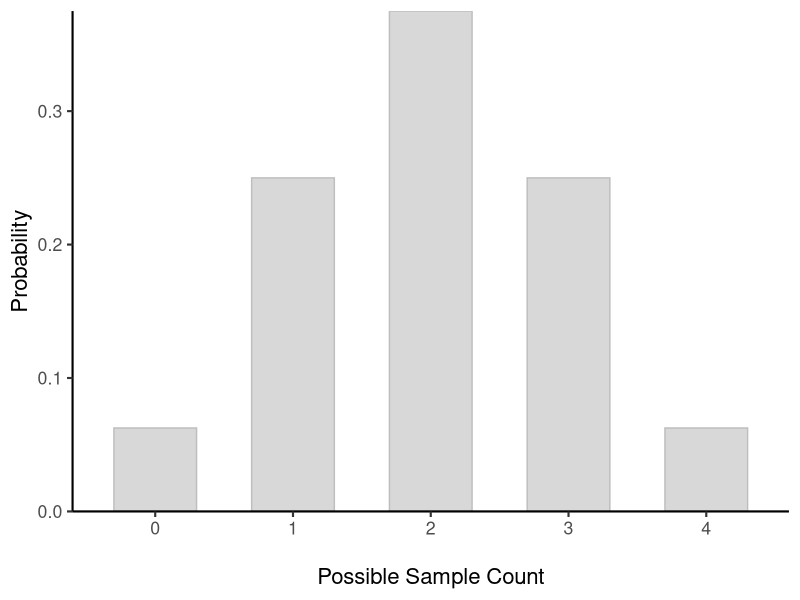
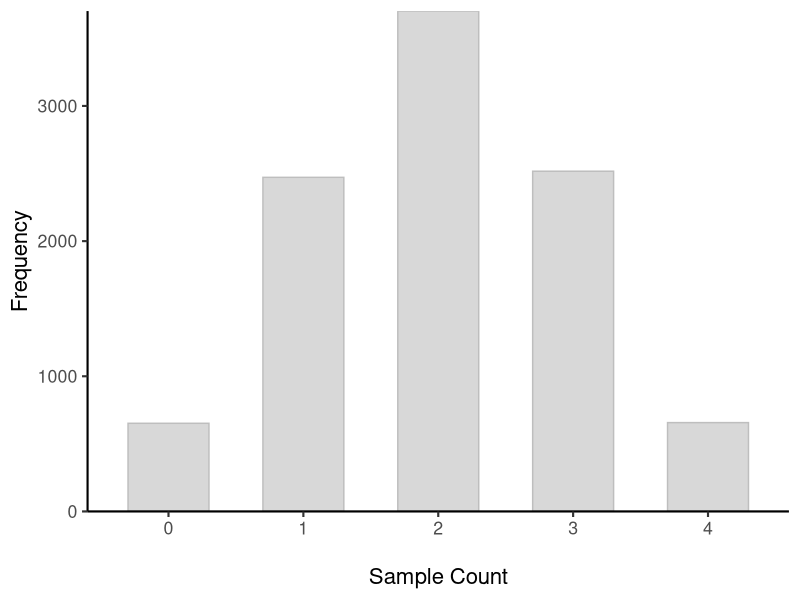
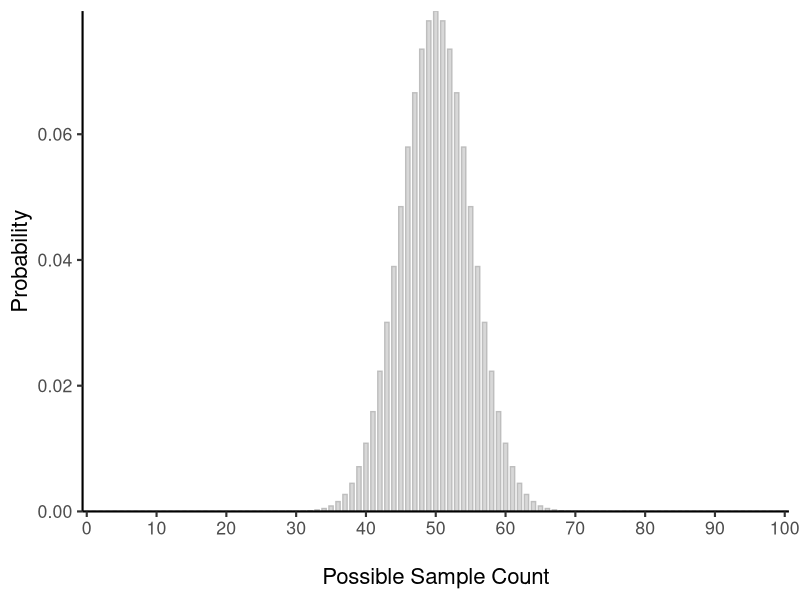
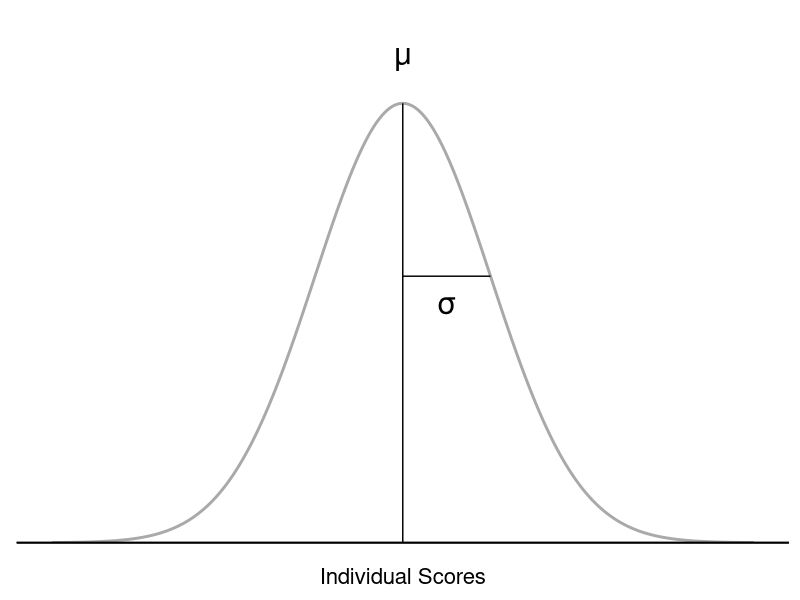
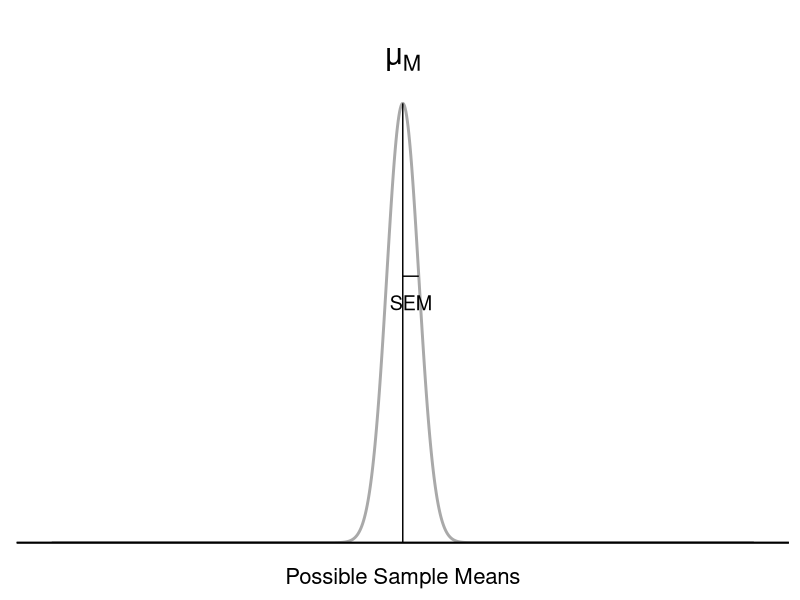

Write the R code that produced these figures, in order.
## ---- chunk 1
knitr::opts_chunk$set(
  include = FALSE,
  echo = FALSE,
  message = FALSE,
  warning = FALSE
)

library(tidyverse)
theme_set(theme_classic(base_size = 16))

coinflip <- function(n_toss=1, p_head=0.5, k = NULL, highlight = "steelblue", xtick_interval = 1) {
  binom1 <- data.frame(heads = 0:n_toss, pmf = dbinom(x = 0:n_toss, size = n_toss, prob = p_head))
  ggplot(data=binom1, aes(x = factor(heads), y = pmf)) +
    geom_col(col="gray", fill="gray", alpha=0.6, width=.6) +
    geom_col(data=binom1[binom1$heads %in% k,], col=highlight, fill=highlight, alpha=0.8, width=.6) +
    labs(x = "\nPossible Sample Count",
         y = "Probability") +
    scale_x_discrete(breaks=seq(0,n_toss,xtick_interval)) +
    scale_y_continuous(expand = c(0,0))
}

plot_normal <- function(m = 0, s = 1, areatype = "none", lb = NULL, ub = NULL, xaxis = "z") {
  # extend past the default range (with margin) whenever a cutoff falls outside it
  ll <- min(-4*s+m, lb - s, ub - s)
  ul <- max(4*s+m, lb + s, ub + s)
  if (areatype == "body") {
    lb <- ifelse(is.null(lb), ll, lb)
    ub <- ifelse(is.null(ub), ul, ub)
  }
  shadelim <- switch(areatype,
                  "body" = c(lb, ub),
                  "lowertail" = c(ll, ub),
                  "uppertail" = c(lb, ul))
  shadecol <- switch(areatype, "body" = "steelblue", "darkorange")

  p <- ggplot(data = data.frame(x = seq(ll, ul, 1)), aes(x))

  if (areatype == "none") {
      p
  } else if (areatype == "twotail") {
      p <- p +
        stat_function(fun = dnorm, n = 1000, args = list(mean = m, sd = s),
                         geom = "area", col = "darkgray", fill = shadecol,
                         alpha = 0.8, xlim = c(ll, min(lb, ub))) +
        stat_function(fun = dnorm, n = 1000, args = list(mean = m, sd = s),
                      geom = "area", col = "darkgray", fill = shadecol,
                      alpha = 0.8, xlim = c(max(lb, ub), ul))
  } else {
      p <- p +
        stat_function(fun = dnorm, n = 1000, args = list(mean = m, sd = s),
                         geom = "area", col = "darkgray", fill = shadecol,
                         alpha = 0.8, xlim = shadelim)
  }

  p <- p +
    # curve
    stat_function(fun = dnorm, n = 1000, args = list(mean = m, sd = s),
                  col = "darkgray", linewidth = 1) +
    # vertical lines
    geom_vline(xintercept = c(lb, ub), col = "black") +
    # label
    xlab(xaxis) +
    # misc
    # scale_x_continuous(breaks = seq(floor(ll), ceiling(ul), s)) +
    scale_y_continuous(expand = c(0, 0)) +
    theme(
      axis.text.y = element_blank(),
      axis.title.y = element_blank(),
      axis.line.y = element_blank(),
      axis.ticks.y = element_blank(),
      plot.title = element_text(hjust = 0.5)
    )
  return(p)
}
## ---- chunk 2
#| label: "fig-binomial-4"
#| fig-cap: "How likely is it for this many pigeons out of four pigeons to be correct by chance if pigeons are just guessing? Probabilities are shown in @tbl-binomial."
#| fig-alt: "Bar Chart showing the probability distribution of the number of correct answers by chance. The x-axis shows the possible sample count from 0 to the number of pigeons studied, and the y-axis shows the probability."
# | fig-height: 3

coinflip(n_toss = 4, p_head = 0.5, "darkorange")
## ---- chunk 3
#| label: "fig-binomial-4-r"
#| fig-cap: "The empirical distribution of the number of correct answers. Empricial frequencies are shown in @tbl-binomial."
#| fig-alt: "Bar Chart showing the frequency distribution of the number of correct answers after 10,000 trials. The x-axis shows the sample count from 0 to the sample size, and the y-axis shows the frequency out of 10,000. The highest frequency is at 2 aroudn 3800, and the frequency decreases as the sample count moves away from the middle."
# | fig-height: 3
set.seed(1)
tosses <- rbinom(n = 10000, size = 4, prob = 0.5) 

as.data.frame(tosses) %>%
  ggplot(aes(x = factor(tosses))) +
  geom_bar(stat="count", col="gray", fill="gray", alpha=0.6, width=.6) +
  labs(x = "\nSample Count",
       y = "Frequency") +
  scale_x_discrete(breaks=seq(0,4,1)) +
  scale_y_continuous(expand = c(0,0))
## ---- chunk 4
#| label: "tbl-binomial"
#| tbl-cap: "The probability of 0 to 4 pigeons being correct by chance if a pigeon is just guessing, and empirically observed frequencies after 100 trials."
#| tbl-align: left
#| 
knitr::kable(data.frame(`Correct Pigeons` = 0:4, Probability = dbinom(x = 0:4, size = 4, prob = 0.5), 
                         `Frequency` = tosses %>% table() %>% as.numeric()))
## ---- chunk 5
#| label: "fig-binomial-100"
#| fig-cap: "Number of Correct Pigeons Out of 100 Pigeons. The variability is much smaller than in @fig-binomial-4."
#| fig-alt: "Bar Chart showing the probability distribution of the number of correct answers by chance. The x-axis shows the possible sample count from 0 to 100, and the y-axis shows the probability."
coinflip(n_toss = 100, p_head = 0.5, xtick_interval = 10)
## ---- chunk 6
#| label: fig-sampling-distribution
#| layout-nrow: 2
#| fig-cap: "Population and Sampling Distributions."
#| fig-subcap:
#|  - "A population distribution of individual scores."
#|  - "A sampling distribution of sample means."
#| fig-alt: "Top panel shows a Population distribution of individual scores. The x-axis shows possible individual scores. The center population mean is marked by a vertical line with the label `mu`; the standard deviation of the population is marked by a horizontal line extending from the center and labeled `sigma`. Bottom panel shows a Sampling distribution of sample means. The x-axis shows possible sample means. The center population mean is marked by a vertical line with the label `mu subscript M`; the standard deviation of the sample means is marked by a horizontal line extending from the center and labeled `SEM`."
#| fig-height: 4.5
mu <- 50
std <- 10
n <- 30
se <- std/sqrt(n)
a <- 0.05
cv <- qnorm(1 - a/2)  # 95% CI upper bound
pop_peak <- dnorm(mu, mu, std)  # population peak
samp_peak <- dnorm(mu, mu, se)  # sampling distribution peak
std_height <- dnorm(mu + std, mu, std)  # density at one standard deviation above the mean
se_height <- dnorm(mu + se, mu, se)  # density at one standard error above the mean

plot_normal(m = mu, s = std, areatype = "none", xaxis = "Individual Scores") +
    geom_hline(yintercept=0) + 
    # population mean
    annotate("segment", x = mu, xend = mu, y = 0, yend = pop_peak, color = "black", linetype = "solid") +
    annotate("text", x = mu, y = pop_peak * 1.1, 
    label = expression("\u03bc"), size = 8) +
    # standard deviation of the population
    annotate("segment", x = mu, xend = mu + std, y = std_height, yend = std_height, color = "black", linetype = "solid") +
    annotate("text", x = mu + std/2, y = std_height * 0.9, label = "\u03c3", size = 8) +
    # axis
    scale_x_continuous(breaks = seq(floor(mu-4*std), ceiling(mu+4*std), std)) +
    scale_y_continuous(expand = expansion(mult = c(0, 0.1))) +
    # don't show the x-axis label and ticks for the first plot
    theme(axis.ticks.x = element_blank(), 
          axis.text.x = element_blank(),
          axis.title.x = element_text(margin = unit(c(5, 0, 0, 0), "mm")))


plot_normal(m = mu, s = se, areatype = "none", xaxis = "Possible Sample Means") +
    scale_x_continuous(breaks = seq(floor(mu-4*std), ceiling(mu+4*std), std)) +
    geom_hline(yintercept=0) + 
    # population mean
    annotate("segment", x = mu, xend = mu, y = 0, yend = samp_peak, color = "black", linetype = "solid") +
    annotate("text", x = mu, y = samp_peak * 1.1, 
    label = expression("\u03bc"[M]), size = 8) +
    # standard error of the mean
    annotate("segment", x = mu, xend = mu + se, y = se_height, yend = se_height, color = "black", linetype = "solid") +
    annotate("text", x = mu + se/2, y = se_height * 0.9, label = "SEM", size = 5) +
    # --- critical values (invisible) --- #
    # --- left arrow --- #
    annotate("segment", 
             arrow = arrow(type = "closed", length = unit(0.1, "in")), 
             x = mu - 2 * std, xend = mu - 4 * std, 
             y = samp_peak * 1.1, yend = samp_peak * 1.1,
             col = "white") +
    # --- right arrow --- #
    annotate("segment", 
             arrow = arrow(type = "closed", length = unit(0.1, "in")), 
             x = mu + 2 * std, xend = mu + 4 * std, 
             y = samp_peak * 1.1, yend = samp_peak * 1.1,
             col = "white") +
    # axis
    scale_y_continuous(expand = expansion(mult = c(0, 0.1))) +
    # don't show the x-axis label and ticks for the first plot
    theme(axis.ticks.x = element_blank(), 
          axis.text.x = element_blank(),
          axis.title.x = element_text(margin = unit(c(5, 0, 0, 0), "mm")))
